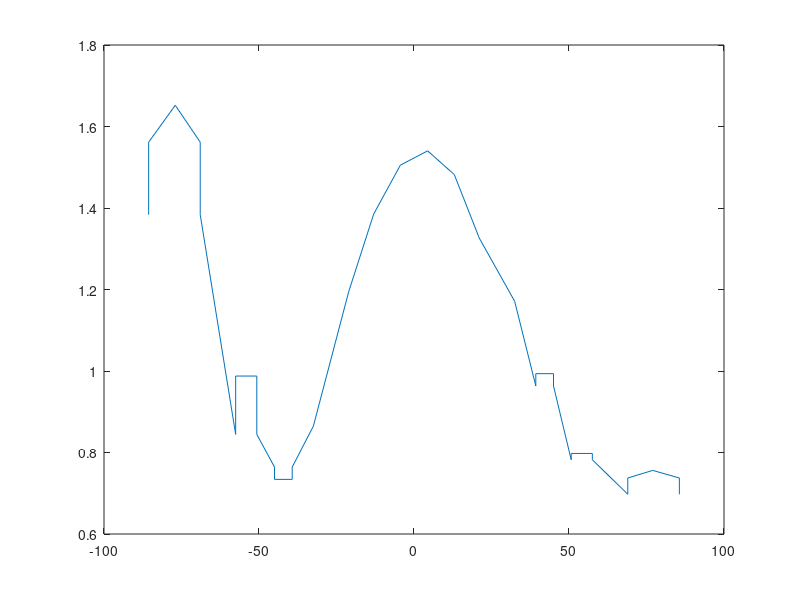

The MATLAB script that drew this image:
clc; clear all; close all;

%% defining constants
% epsilon0 = 8.853e-12;
epsilonr = 4;           %relative permitivity of the dielectric shell
epsilon = epsilonr;     
theta0 = pi/2;          %angle between z-axis and propagation axis
phi0 = 0;               %angle between x-axis and projection of k on xy plane
lambda = 1;             %wavelength 
E0 = 1;                 %electric field amplitude 
k = 2*pi/lambda;        %wave vector

%% defining the scatterer
shellsize = lambda;      %temporary space to carve out the dielectric shell
N = 50;                 %number of pixels in which space is broken
x1    = linspace(-shellsize,shellsize,N);   %x-space of square space
y1    = linspace(-shellsize,shellsize,N);   %y-space of square space
[X Y] = meshgrid(x1,y1);
X     = reshape(X,[(N)^2,1]);           %to generate the coordinate system
Y     = reshape(Y,[(N)^2,1]);           %to generate the coordinate system

%plotting the square space
 scatter(X,Y,'k','filled');
 hold on; grid on; axis('equal','tight');

%carving out dielectric shell from the square space generated by X and Y
t = 0;      %temporary variable to hold index 
for m = 1:(N)^2
    if ((X(m)^2 + Y(m)^2) <= (0.3*lambda)^2) && ((X(m)^2 + Y(m)^2) >= (0.25*lambda)^2)
       t = t + 1; 
       X1(t) = X(m);
       Y1(t) = Y(m);
    end
end

%plotting the dielectric shell
scatter(X1,Y1,'red','filled');
grid on; axis('equal'); hold off;
set(gca,'fontsize',20)

%% formulating and solving the problem
a = lambda / 20; %side of the square patch
r = a/sqrt(pi);    %radius of equivalent circle with same cross section

%forming matrix C in the equation [C][E] = Ei
for n = 1:length(X1)
    for m = 1:length(X1)
        if n == m
            C(n,m) = 1 + ((epsilon - 1) * (1i/2) * (pi * k * r * besselh(1,2,(k * r)) - 2i));
        else
            rho_mn = sqrt((X1(n) - X1(m))^2 + (Y1(n) - Y1(m))^2);
            C(n,m) = (1i * pi * k * r / 2) * (epsilon - 1) * (besselj(1, (k * r))) * (besselh(0,2,(k * rho_mn)));
        end
    end
end

%for Ei vector
alpha = (X1 * sin(theta0) * cos(phi0)) + (Y1 * sin(theta0) * sin(phi0));
Ei = E0 * exp(-1i * k * alpha);     %incident electric field 

%solving matrix equation
E = C\Ei';      %total electric field on the dielectric volume

%% getting the plot of E in terms of phi
% rho = sqrt(X1.^2 + Y1.^2);
phi = atan(Y1./X1);

% [phi, theta, r] = cart2sph(X1,Y1,zeros(1,length(X1)));

phi = sort(phi);
plot(phi*180/pi,abs(E));
% xlim([0 180])


% %% calculating the total field 
% phi = linspace(0,pi,228);   %for circular variation around the shell
% %rho0 = (0.3*lambda - 0.25*lambda) + 0.25*lambda;
% rho0 = 0.5*lambda;          %distance where we want to check the field
% 
% %temporary variable 'temp' to store the amplitude of the field
% temp = -1i * (pi * k / 2) * sqrt(2i / (pi * k * rho0)) ...
%     * exp(-1i * k * rho0) * (epsilon-1) * r * besselj(1,(k * r)) ;
% temp1 = cos(phi.')*X1 + sin(phi.')*Y1;  %to hold angular variation
% Es = temp * exp(1i * k * temp1) * E;    %required field
% Es = flip(abs(Es));                     %absolute value of the complex field
% 
% %% plotting the field w.r.t. phi variation
% AxesH = axes('XTick',0:10:180, 'NextPlot', 'add');
% plot(phi*180/pi,Es,'linewidth',3);
% hold on; grid on; set(gca,'fontsize',20)
% xlabel('\phi(degrees)');
% ylabel('|E|');
% 
% %% extracted from richmond figure 3 (reference plot)
% import_rr = load('extrd_fig3_rich.mat');
% rr = import_rr.rr;
% plot(rr(:,1),rr(:,2),linewidth = 2);
% 
% %% calculating the error between reference and implemented data
% error_vec = Es - rr(:,2);
% error = norm(error_vec);
% % plot(phi*180/pi,error_vec,linewidth = 2);